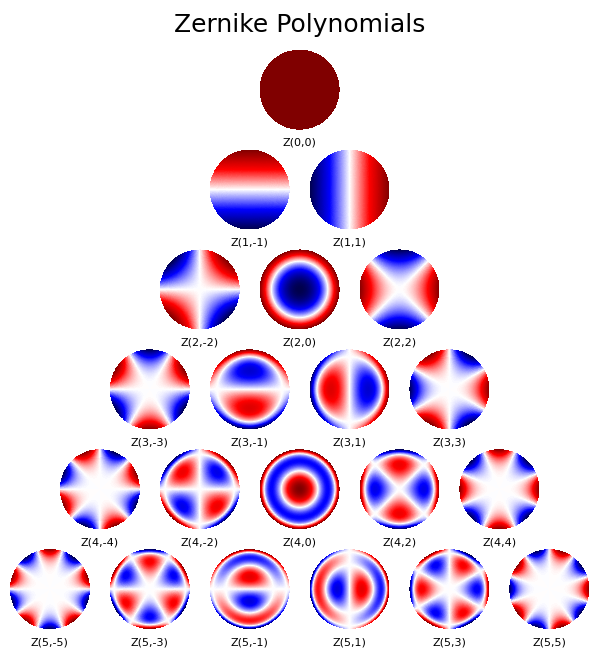

Write the Python code that produced this figure.
import numpy
import numbers
from pyzernike import zernike_polynomial
import matplotlib.pyplot as plt
from matplotlib import cm

def pyramid(N: int = 5):
        """
        Plots Zernike polynomials up to a given order N in a pyramid layout.

        Parameters
        ----------
        N : int, optional
            The maximum order of Zernike polynomials to plot. The default is 5.

        Raises
        ------
        ValueError
            If N is not a non-negative integer.
        """
        if not isinstance(N, numbers.Integral) or N < 0:
            raise ValueError("N must be a non-negative integer.")
        
        fs = 18
        fs_sub = 8
        ax_spacing = 0.1
        title_spacing = 0.4
        sub_spacing = 0.10
        
        # Create a new figure
        Nb_rows = N + 1 + title_spacing + sub_spacing
        Nb_cols = N + 1

        fig = plt.figure(figsize=(Nb_cols, Nb_rows))

        rho = numpy.linspace(0, 1, 400)
        theta = numpy.linspace(0, 2 * numpy.pi, 400)
        rho, theta = numpy.meshgrid(rho, theta)
        X, Y = rho * numpy.cos(theta), rho * numpy.sin(theta)

        # Configure the colormap normalization for consistent color scaling
        norm = cm.colors.Normalize(vmin=-1, vmax=1)
        mappable = cm.ScalarMappable(norm=norm, cmap=cm.seismic)

        # Iterate through the orders of Zernike polynomials
        for n in range(N + 1):
            for m in range(-n, n + 1, 2):
                
                # Coordinates for the lower left corner of the subplot
                lower_bottom_x = ax_spacing + (N + m) / 2
                lower_bottom_y = sub_spacing + ax_spacing + N - n
                size = 1 - 2 * ax_spacing

                # Scale the coordinates to fit the subplot grid
                scale_lower_bottom_x = lower_bottom_x / Nb_cols
                scale_lower_bottom_y = lower_bottom_y / Nb_rows
                scale_size_x = size / Nb_cols
                scale_size_y = size / Nb_rows

                # Create the subplot axes
                ax = fig.add_axes([scale_lower_bottom_x, scale_lower_bottom_y, scale_size_x, scale_size_y])

                # Calculate the Zernike polynomial
                Z = zernike_polynomial(rho, theta, n=[n], m=[m], rho_derivative=[0], theta_derivative=[0])[0]

                # Plot the Zernike polynomial
                im = ax.pcolormesh(X, Y, Z, cmap=cm.seismic, norm=norm)
                ax.text(0.5, -0.1, f"Z({n},{m})", fontsize=fs_sub, ha='center', va='top', transform=ax.transAxes)
                ax.set_aspect('equal')
                ax.axis('off')

        fig.suptitle(f"Zernike Polynomials", fontsize=fs)
        plt.show()

if __name__ == "__main__":
    pyramid(N=5)
